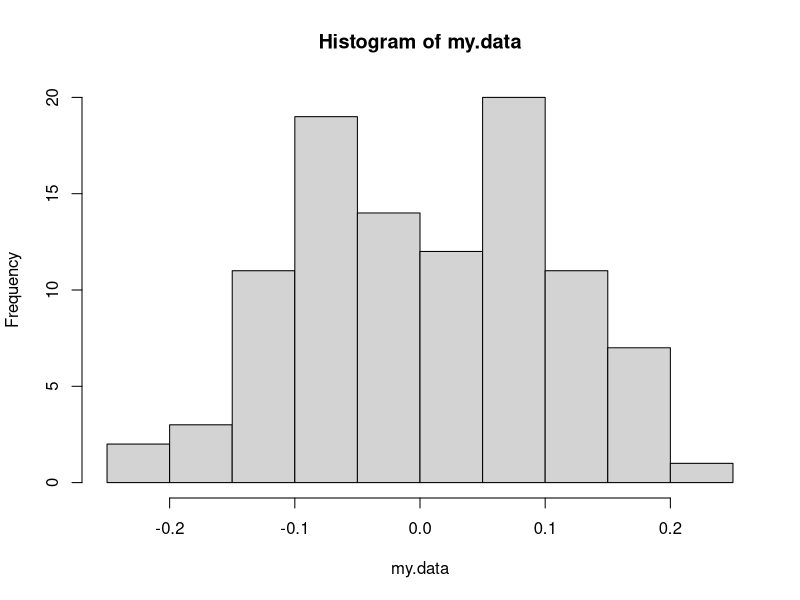
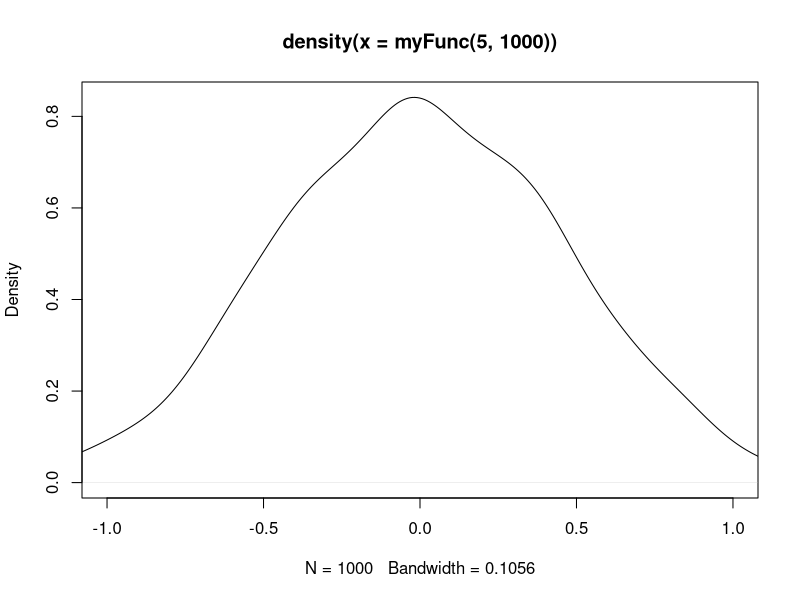
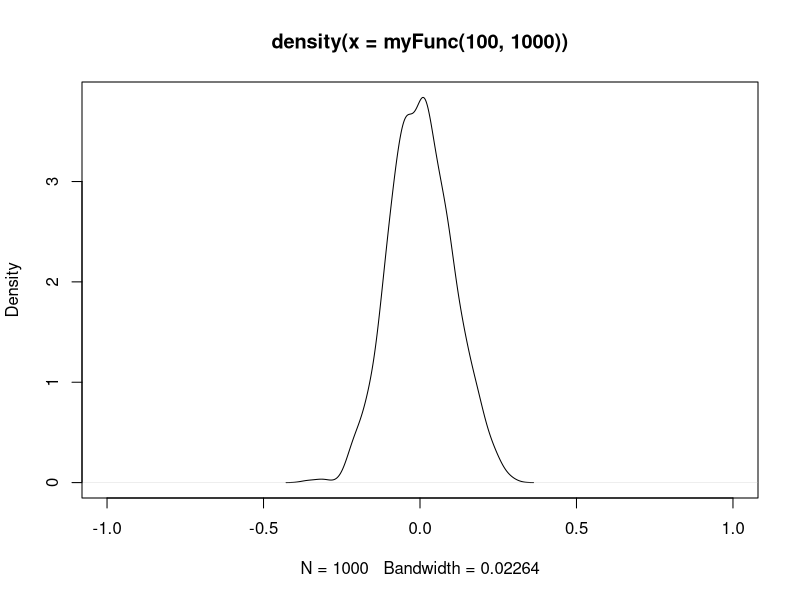
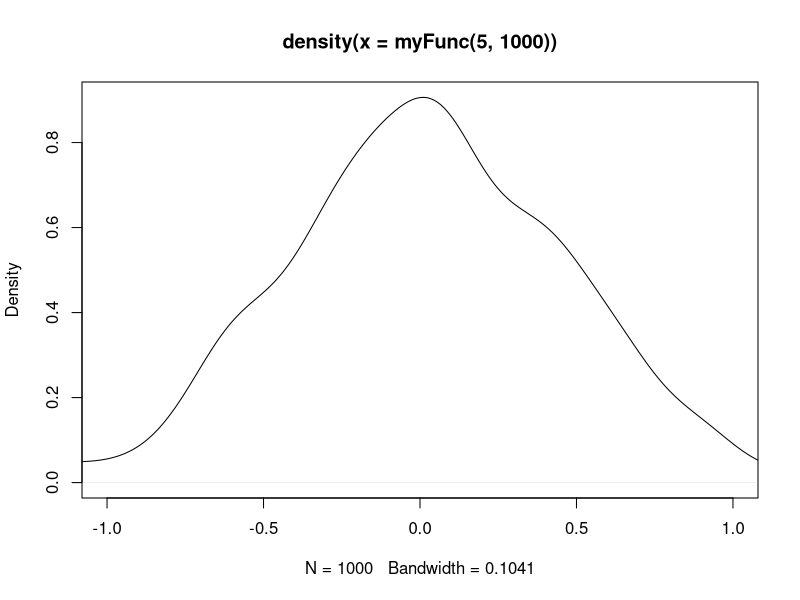

Here is the R script that generated these plots, in order:


#looping----

# a while loop will repeat until some condition is met. This one prints letters until i passes 26
i<-1
while(i <=26){
  print(letters[i])
  
  #this increments i each time we run the loop. Leaving this out would create a loop that ran forever.
  i<-i+1
}

#a for loop will perform some operation on each value in a list. This one prints i for every value in 1:26. 

for(i in 1:26){
  print(letters[i])
  # i increments automatically in a for loop, and it starts back at 1 each type we run the loop. 
}

#use a for loop to store results from multiple runs of data

#empty matrix with one row
my.data<-matrix(NA, nrow=100, ncol=1)
for(i in 1:100){
  my.data[i]<-rnorm(1)
}
sum(my.data)


#place a function inside a loop.

my.data<-matrix(NA, nrow=100, ncol=1)
for(i in 1:100){
  my.data[i]<-rnorm(1)
}
sum(my.data)




#function in a loop----
myFunc<-function(n){
  a<-mean(rnorm(n))
  return(a)
}


my.data<-matrix(NA, nrow=100, ncol=1)
for(i in 1:100){
  my.data[i]<-myFunc(100)
}

hist(my.data)

#loop in a function

myFunc<-function(n, repetitions){
  my.data<-matrix(NA, nrow=repetitions, ncol=1)
  for(i in 1:repetitions){
    random<-rnorm(n)
    my.data[i]<-mean(random)
  }
  return(my.data)
}


plot(density(myFunc(5, 1000)), xlim=c(-1, 1))
plot(density(myFunc(100, 1000)), xlim=c(-1, 1))

#R also provides an apply family of functions
#These are (supposedly) more computationally efficient than loops. They are also (indisputably) a quicker and cleaner looking way to write code. 

#sapply and lapply will take a data frame or a list and apply a function to each element in that list or data frame.

#lapply will return a list
lapply(rep(5, 5), function(x) rnorm(x))

#sapply will try to simplify and return an array or matrix where possible
sapply(rep(5, 5), function(x) rnorm(x))


#replicate function - a wrapper for sapply that offers simpler syntax for doing the above
replicate(100, rnorm(1))


#a shorter version of the previous CLT function 
myFunc<-function(n, repetitions){
  return(replicate(repetitions, mean(rnorm(n))))
}

plot(density(myFunc(5, 1000)), xlim=c(-1, 1))
